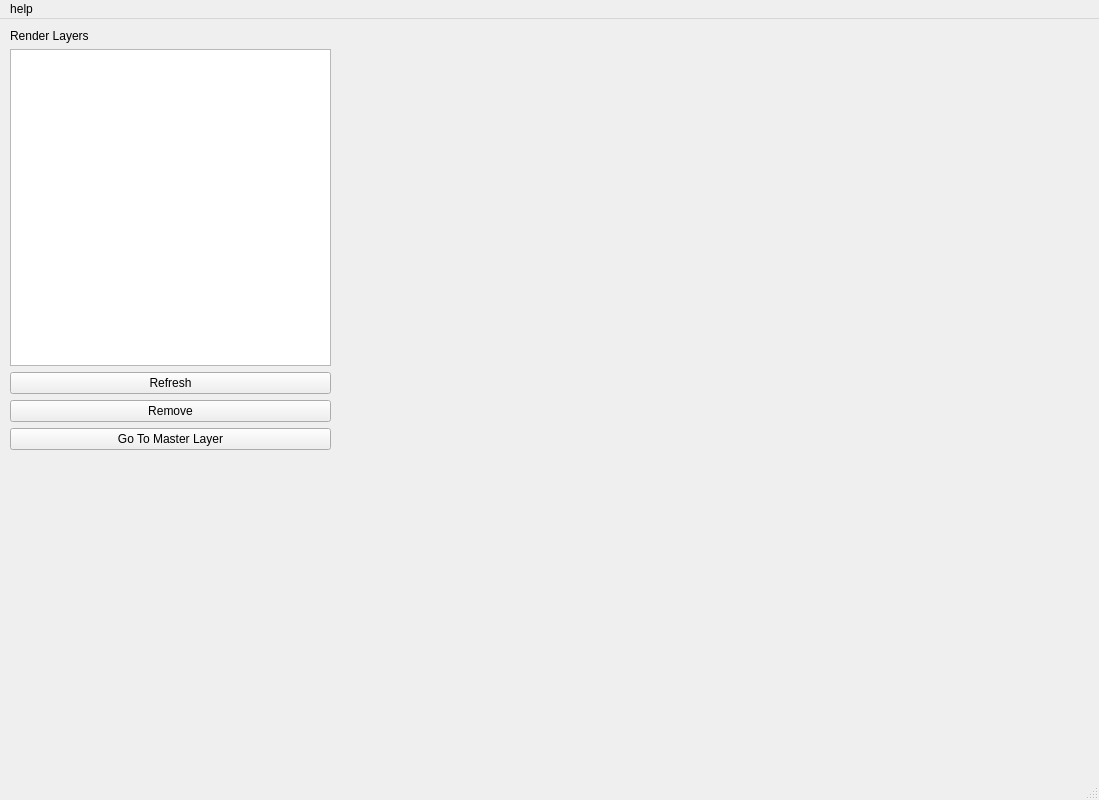
<?xml version="1.0" encoding="UTF-8"?>
<ui version="4.0">
 <class>root</class>
 <widget class="QMainWindow" name="root">
  <property name="geometry">
   <rect>
    <x>0</x>
    <y>0</y>
    <width>1099</width>
    <height>800</height>
   </rect>
  </property>
  <property name="font">
   <font>
    <family>Arial</family>
   </font>
  </property>
  <property name="windowTitle">
   <string>Mental Ray Render Layer Manager V1.0 (37digital)</string>
  </property>
  <property name="locale">
   <locale language="English" country="UnitedStates"/>
  </property>
  <widget class="QWidget" name="centralwidget">
   <widget class="QWidget" name="">
    <property name="geometry">
     <rect>
      <x>10</x>
      <y>10</y>
      <width>321</width>
      <height>421</height>
     </rect>
    </property>
    <layout class="QVBoxLayout" name="verticalLayout">
     <item>
      <widget class="QLabel" name="label_RL_renderLayers">
       <property name="text">
        <string>Render Layers</string>
       </property>
      </widget>
     </item>
     <item>
      <widget class="QListView" name="listView_RL">
       <property name="locale">
        <locale language="English" country="UnitedStates"/>
       </property>
      </widget>
     </item>
     <item>
      <widget class="QPushButton" name="pushButton_RL_refresh">
       <property name="text">
        <string>Refresh</string>
       </property>
      </widget>
     </item>
     <item>
      <widget class="QPushButton" name="pushButton_RL_remove">
       <property name="text">
        <string>Remove</string>
       </property>
      </widget>
     </item>
     <item>
      <widget class="QPushButton" name="pushButton_RL_goToMasterLayer">
       <property name="text">
        <string>Go To Master Layer</string>
       </property>
      </widget>
     </item>
    </layout>
   </widget>
  </widget>
  <widget class="QMenuBar" name="menubar">
   <property name="geometry">
    <rect>
     <x>0</x>
     <y>0</y>
     <width>1099</width>
     <height>19</height>
    </rect>
   </property>
   <widget class="QMenu" name="menuHelp">
    <property name="title">
     <string>help</string>
    </property>
   </widget>
   <addaction name="menuHelp"/>
  </widget>
  <widget class="QStatusBar" name="statusbar"/>
 </widget>
 <resources/>
 <connections/>
</ui>
